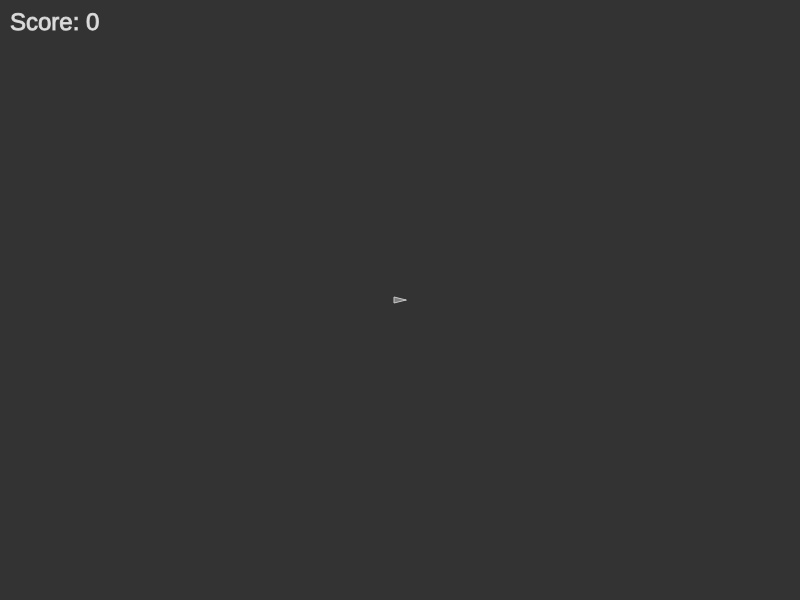
Frame 1 (no input)
Frame 60 (no input): identical to frame 1, image omitted
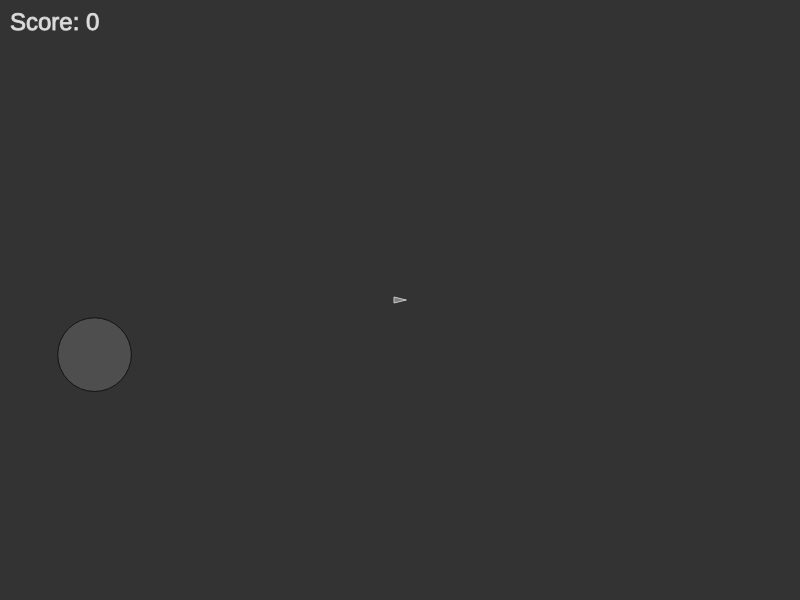
Frame 120 (the mouse pressed at the canvas centre since frame 60)

The p5.js sketch that drew these frames (run headless with seeded random() and noise() and a simulated clock; from frame 60 on, the mouse is pressed at the canvas centre):

// p5.js sketch
// ── sketch.js
var game;

function setup() {
  createCanvas(800, 600);
  game = new Game();
}

function draw() {
  if (this.game.isAlive()) {
    game.render();
  }
  
}

function keyReleased() {
  if (key == ' ') {
    game.ship.fire(false);
  }
  if (keyCode == LEFT_ARROW) {
    game.ship.turnLeft(false);
  }
  if (keyCode == RIGHT_ARROW) {
    game.ship.turnRight(false);
  }
  if (keyCode == UP_ARROW) {
    game.ship.boost(false);
  }
}

function keyPressed() {
  if (key == ' ') {
    game.ship.fire(true);
  }
  if (keyCode == LEFT_ARROW) {
    game.ship.turnLeft(true);
  }
  if (keyCode == RIGHT_ARROW) {
    game.ship.turnRight(true);
  }
  if (keyCode == UP_ARROW) {
    game.ship.boost(true);
  }
}

// ── asteroid.js
class Asteroid {

    constructor () {
        this.position = createVector(random(width), random(height));
        this.velocity = p5.Vector.random2D();
        this.r = random(25, 100);
        this.maxbright = 240;
        this.bright = 0;
    }

    tick() {
        this.position.add(this.velocity);
        this.borders();
        this.bright += 1;
    }

    render() {
        fill(240, 240, 240, this.bright);
        stroke(this.bright / 2);
        ellipse(this.position.x, this.position.y, this.r, this.r);
    }

    borders() {
        if (this.position.x < -this.r) this.position.x = width + this.r;
        if (this.position.y < -this.r) this.position.y = height + this.r;
        if (this.position.x > width + this.r) this.position.x = -this.r;
        if (this.position.y > height + this.r) this.position.y = -this.r;
    }

    breakup() {
        var newpieces = [];
        let newr = this.r / 3;
        if (newr < 20) {
            return [];
        }
        for (var i = 0; i < random(2, 4); i++) {
            let newpiece = new Asteroid();
            newpiece.position = this.position.copy();
            newpiece.bright = 120;
            newpiece.r = newr;
            newpieces.push(newpiece);
        }
        return newpieces;
    }

    isCollide() {
        return this.bright >= 240;
    }

}

// ── game.js
class Game {

    constructor(ships) {
       this.ship = new Ship();
       this.asteroids = [];
    }

    render() {
        this.generateAsteroids();
        background(51);
        this.ship.tick();
        for (var i = this.asteroids.length - 1; i > -1; i--) {
          this.asteroids[i].tick();
          this.asteroids[i].render();
          if (this.ship.hits(this.asteroids[i]) == true && this.asteroids[i].isCollide()) {
              this.ship.die();
          }
          if (this.ship.projectilehits(this.asteroids[i]) == true) {
              let newpieces = this.asteroids[i].breakup();
              this.asteroids.splice(i, 1);
              this.asteroids = this.asteroids.concat(newpieces);
          }
        }
        this.ship.render();
        textSize(24);
        fill(220);
        text("Score: " + this.ship.score.toFixed(0), 10, 30);
    } 

    isAlive() {
        if (this.ship.dead == false) {
            return true;
        }
        return false;
    }

    generateAsteroids() {
        if (random(1) > .995) {
            this.asteroids.push(new Asteroid());
        }
    }
}

// ── projectile.js
class Projectile {

    constructor(position, force) {
        this.position = position;
        this.velocity = force;
        this.r = 5;
        this.timer = 45; 
    }

    tick() {
        this.timer -= 1;
        this.position.add(this.velocity);
        this.borders();
    }

    render() {
        ellipse(this.position.x, this.position.y, this.r, this.r);
    }

    borders() {
        if (this.position.x < -this.r) this.position.x = width + this.r;
        if (this.position.y < -this.r) this.position.y = height + this.r;
        if (this.position.x > width + this.r) this.position.x = -this.r;
        if (this.position.y > height + this.r) this.position.y = -this.r;
    }

    isTimeout() {
        return this.timer < 0;
    }

}

// ── ship.js
class Ship {

    constructor() {
        this.position = createVector(width / 2, height / 2,);
        this.velocity = createVector(0, 0);
        this.r = 3.0;
        this.heading = 0;
        this.friction= .99;
        this.rotation = 0.1;
        this.projectiles = [];
        this.firecd = 0;
        this.maxfirecd = 30;
        this.maxspeed = 2;
        this.score = 0;
        this.dead = false;
        this.turningLeft = false;
        this.turningRight = false;
        this.firing = false;
        this.boosting = false;
    }

    tick() {
        if (this.turningLeft) { this.heading -= this.rotation };
        if (this.turningRight) { this.heading += this.rotation };
        if (this.boosting) {
            var force = p5.Vector.fromAngle(this.heading);
            force.mult(.1);
            this.velocity.add(force);
        }
        if (this.firing) {
            if (this.firecd < 1) {
                var force = p5.Vector.fromAngle(this.heading);
                this.projectiles.push(new Projectile(this.position.copy(), force.mult(10).add(this.velocity)));
                this.firecd = this.maxfirecd;
            }
        }
        this.firecd -= 1;
        this.position.add(this.velocity);
        this.velocity.mult(this.friction);
        this.borders();
        for (var i = 0; i < this.projectiles.length; i++) {
            this.projectiles[i].tick();
            if (this.projectiles[i].isTimeout() == true) {
                this.projectiles.splice(i, 1);
            }
        }
    }

    render() {
        fill(127);
        if (this.dead == true) {
            fill(255, 0, 0);
        } 
        stroke(200);
        push();
        translate(this.position.x, this.position.y);
        rotate(this.heading + PI / 2);
        beginShape();
        vertex(0, -this.r * 2);
        vertex(-this.r, this.r * 2);
        vertex(this.r, this.r * 2);
        endShape(CLOSE);
        pop();
        for (var i = this.projectiles.length; i > 0; i--) {
            this.projectiles[i - 1].render();
        }
    }

    fire(on) {
        this.firing = on;
    }

    boost(on) {
        this.boosting = on;
    }

    turnLeft(on) {
        this.turningLeft = on;
    }

    turnRight(on) {
        this.turningRight = on;
    }

    borders() {
        if (this.position.x < -this.r) this.position.x = width + this.r;
        if (this.position.y < -this.r) this.position.y = height + this.r;
        if (this.position.x > width + this.r) this.position.x = -this.r;
        if (this.position.y > height + this.r) this.position.y = -this.r;
    }

    hits(asteroid) {
        var d = dist(this.position.x, this.position.y, asteroid.position.x, asteroid.position.y);
        if (d < (this.r + asteroid.r / 2)) {
            return true;
        }
        return false;
    }

    projectilehits(asteroid) {
        for (var i = this.projectiles.length - 1; i > -1; i--) {
            var d = dist(this.projectiles[i].position.x, this.projectiles[i].position.y, asteroid.position.x, asteroid.position.y);
            if (d < (asteroid.r / 2)) {
                this.score += (100 - asteroid.r) / 10;
                this.projectiles.splice(i, 1);
                return true;
            }
        }
        return false;
    }

    die() {
        this.dead = true;
    }

}
